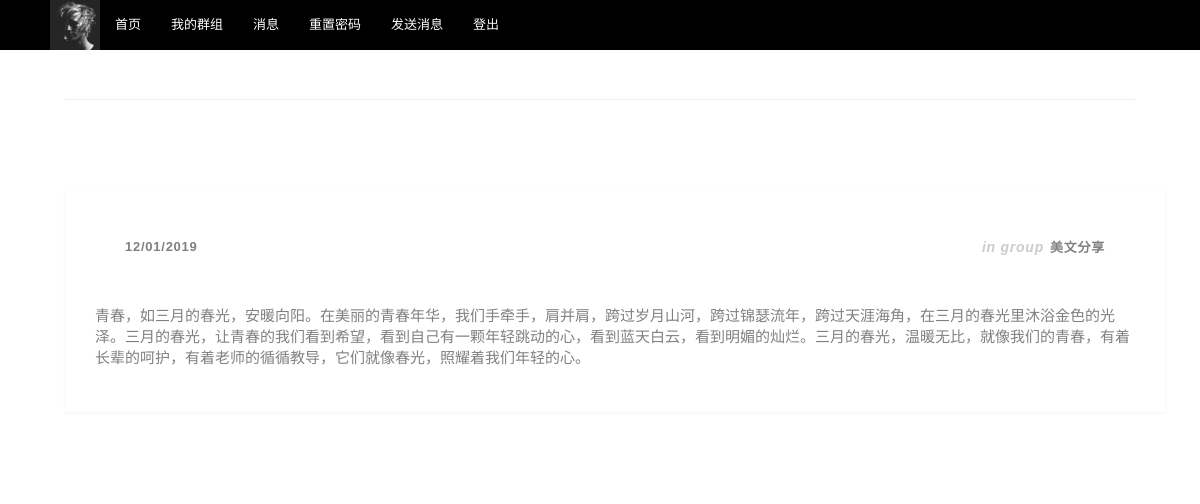
Page /single_diary/81 (signed in) on the committed database.
### users/models.py (models this page shows, shortened)
class UserInfo(models.Model):
    GENDER_CHOICES = (
        (u'M', u'Male'),
        (u'F', u'Female'),
    )
    user = models.OneToOneField(User, on_delete = models.CASCADE)
    name = models.CharField(max_length = 20, default = "None")
    gender = models.CharField(max_length = 6, choices = GENDER_CHOICES, default = "Male")
    email = models.CharField(max_length = 40, default = "E@E.com")
    intro = models.CharField(max_length = 200, default = "laji")
    profile = ProcessedImageField(upload_to='user/img', default='user/img/default.jpg',
        processors=[ResizeToFill(500, 500)],  format='JPEG', options={'quality': 60})
    unread_count = models.IntegerField(default=0)

### lenotes/models.py (models this page shows, shortened)
class Diary(models.Model):
    content = MarkdownxField()
    date_added = models.DateTimeField(auto_now_add = True)
    group = models.ForeignKey(Group,on_delete = models.CASCADE)
    diary_log = models.TextField(default=str(datetime.now()) + "  Create diary")

class Group(models.Model):
    name = models.CharField(max_length = 40, default="example group")
    intro = models.CharField(max_length = 200, default="no introduce")
    date_added = models.DateTimeField(auto_now_add = True)
    owner = models.ForeignKey(User, on_delete = models.CASCADE, related_name='group_owner')
    members = models.ManyToManyField(User)
    profile = ProcessedImageField(upload_to='group/img', default='group/img/default.jpg',
        processors=[ResizeToFill(750, 465)],  format='JPEG', options={'quality': 60})

### lenotes/views.py (the view)
# urls.py: path('single_diary/<int:diary_id>', views.single_diary , name='single_diary'),
@login_required
def single_diary(request, diary_id):
    diary = Diary.objects.get(id=diary_id)
    group = diary.group
    check_user(request, group, 1)
    context = {
        'diary': diary,
        'group': group
    }
    return render(request, 'lenotes/single_diary.html', context)

### lenotes/templatetags/base.py (called while the page is built)
@register.filter
def getUnreadCount(user):
    try:
        info = UserInfo.objects.get(user=user)
    except ObjectDoesNotExist:
        return 0
    else:
        return info.unread_count

@register.filter(is_safe = True)
@stringfilter
def custom_markdown(value):
    return mark_safe(markdown.markdown(value,
                              extensions = ['markdown.extensions.extra',
											'markdown.extensions.toc',
											'markdown.extensions.sane_lists',
											'markdown.extensions.nl2br',
                                            'markdown.extensions.codehilite'],
                              safe_mode = True,
                              enable_attributes = False))

### lenotes/views.py (called while the page is built)
def check_user(request, group, flag):
    if flag == 0 and request.user != group.owner:
        raise Http404
    elif flag == 1 and request.user not in group.members.all():
        raise Http404

### lenotes/templates/lenotes/single_diary.html (shortened to what this page needs)
{% extends 'lenotes/base.html' %} {% load bootstrap3 %}{% load staticfiles %}{% load base %}
{% block content %}
<link rel="stylesheet" type="text/css" href="{% static 'css/main.css' %}">
<link rel="stylesheet" type="text/css" href="{% static 'css/style.css' %}">
<section class="row content-wrap">
    <div class="container">
        <div class="row">
            <article class="single-post-content row m0 post post-masonry post-format-image" style = "background:white">
                <div class="post-content row post-wrapper post-excerpt"  style = "background:white">
                        <header class="row">
                                <h5 class="post-meta">
                                    <a href="#" class="date">{{diary.date_added|date:'d/m/Y'}}</a>
                                    <span class="post-author"><i>in group</i><a href="#">{{ group.name }}</a></span>
                                </h5>
                            </header>
                    {{diary.content|custom_markdown}}
                    <br/>
                </div>
            </article>
        </div>
    </div>
</section>
{% endblock content %}

### lenotes/templates/lenotes/base.html (shortened to what this page needs)
{% load bootstrap3 %}{% load staticfiles %}{% load base %} {% load static %}
<!DOCTYPE html>
<html lang="en">
<head>
    {% bootstrap_css %} {% bootstrap_javascript %}
</head>
<body style = "background-color:rgba(255, 255, 255, 0)">
    <nav class="navbar navbar-default navbar-static-top" style = "background-color: black; border-color: black;">
        <div class="container" style = "background-color: black; border-color: black;">
            <div id="navbar" class="navbar-collapse collapse" style="width: 1070px height: 50px">
                {% if user.is_authenticated %}
                <div class="navbar-header">
                    <a href="{% url 'users:settings' %}">
                        <img style="width: 50px; height: 50px; "  src="/media/{{user.userinfo.profile}}" alt="" />
                    </a>
                </div>
                <ul class="nav navbar-nav">
                    <li><a href="{% url 'lenotes:index' %}" style = "color:white">首页</a></li>
                </ul>
                <ul class="nav navbar-nav">
                    <li><a href="{% url 'users:home' %}" style = "color:white">我的群组</a></li>
                </ul>
                <ul class="nav navbar-nav">
                    <li><a href="{% url 'users:notice' %}" style = "color:white">消息</a></li>
                </ul>
                <ul class="nav navbar-nav">
                    <li><a href="{% url 'users:reset_password' %}" style = "color:white">重置密码</a></li>
                </ul>
                <ul class="nav navbar-nav">
                    <li><a href="{% url 'users:send_message' %}" style = "color:white">发送消息</a></li>
                </ul>
                <ul class="nav navbar-nav">
                    <li><a href="{% url 'users:logout' %}" style = "color:white">登出</a></li>
                </ul>
                {% endif %}
            </div>
        </div>
    </nav>
    <div class="container" style = "background-color:rgba(255, 255, 255, 0.808)">
        <div class="page-header">
        </div>
        <div>
            {% block content %}{% endblock %}
        </div>
    </div>
</body>
</html>

### lenotes/static/css/main.css (style rules this page uses)
h1, h2, h3, h4, h5, h6 { color: #6d6d6d; font-family: "raleway-regular", arial; letter-spacing: 1px; }
h5 { font-size: .83em; }
h1, h2, h3, h4, h5, h6 { font-weight: bolder }
.container { width: 1100px; margin: 0 auto; }
header { width: 100%; height: 90px; background: #ffffff; position: relative; }

### rows in the picture
Diary: date_added "12/01/2019", content|custom_markdown "青春，如三月的春光，安暖向阳。在美丽的青春年华，我们手牵手，肩并肩，跨过岁月山河，跨过锦瑟流年，跨过天涯海角，在三月的春光里沐浴金色的光泽。三月的春光，让青春的我们看到希望，看到自己有一颗年轻跳动的心，看到蓝天白云，看到明媚的灿烂。三月的春光，温暖无比，就像我们的青春，有着长辈的呵护，有着老师的循循教导，它们就像春光，照耀着我们年轻的心。"
Group: name "美文分享"
